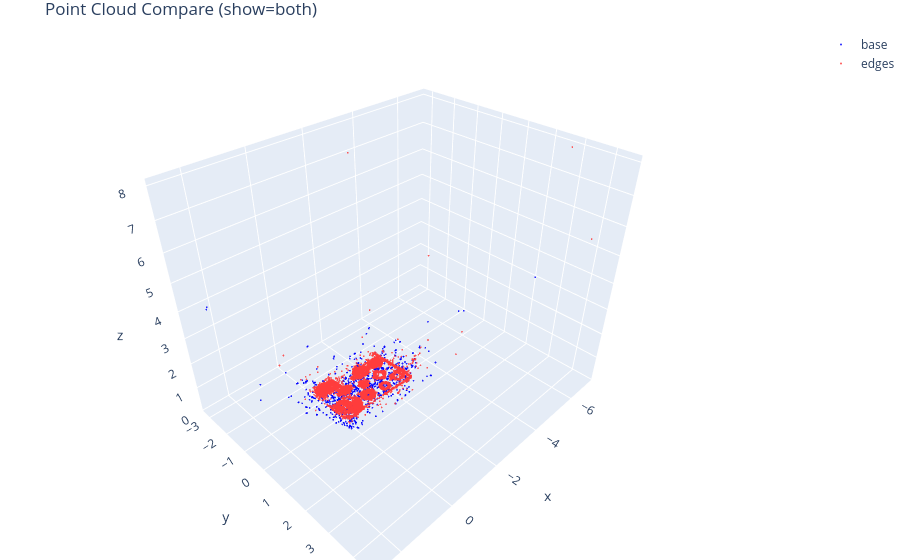

Here is the notebook cell this chart was saved with:
### Code cell
# If needed, uncomment to install Open3D in the current environment
# !pip install open3d

import numpy as np
import open3d as o3d
import plotly.graph_objects as go
from pathlib import Path

# Update these paths to your .ply files
base_ply_path = Path("results/board_slow/focus_edges.npy")
edge_ply_path = Path("results/board_slow//pointcloud_edges.ply")

# What to show: 'base' | 'edges' | 'both'
show = "both"

# Optional: downsample for faster rendering (set to 0 to disable)
voxel_downsample = 0.0

# Optional: random subsample cap (Plotly will struggle with millions of points)
max_points = 10000

# --- Filtering ---
# Option A: remove points with any coordinate |x|,|y|,|z| > max_abs_coord
max_abs_coord = 20

# Option B: remove points with distance from origin > max_radius
max_radius = 20

# Choose which filter to apply: 'abs' or 'radius'
filter_mode = "radius"

def _load_pcd(path: Path):
    if not path.exists():
        print(f"Missing: {path}")
        return None

    suf = path.suffix.lower()

    # --- NPY: assume Nx3 (or Nx>=3; we take first 3 as xyz) ---
    if suf == ".npy":
        arr = np.load(str(path))
        arr = np.asarray(arr)

        # handle shapes like (1, N, 3) or (N, 3)
        arr = arr.reshape(-1, arr.shape[-1]) if arr.ndim > 2 else arr
        if arr.shape[1] < 3:
            raise ValueError(f"{path}: expected at least 3 columns (xyz), got shape {arr.shape}")

        xyz = arr[:, :3].astype(np.float64)

        # remove NaN/Inf
        mask = np.isfinite(xyz).all(axis=1)
        xyz = xyz[mask]

        pcd = o3d.geometry.PointCloud()
        pcd.points = o3d.utility.Vector3dVector(xyz)
        print(path, pcd, "(loaded from npy)")
        return pcd

    # --- NPZ (optional): if you ever have xyz stored inside a key ---
    if suf == ".npz":
        data = np.load(str(path))
        # try common keys
        for key in ["points", "xyz", "cloud", "verts"]:
            if key in data:
                xyz = np.asarray(data[key]).reshape(-1, 3).astype(np.float64)
                pcd = o3d.geometry.PointCloud()
                pcd.points = o3d.utility.Vector3dVector(xyz)
                print(path, pcd, f"(loaded from npz key='{key}')")
                return pcd
        raise ValueError(f"{path}: npz has keys {list(data.keys())}, none match expected ones")

    # --- PLY/PCD/etc: Open3D handles these ---
    pcd = o3d.io.read_point_cloud(str(path))
    print(path, pcd, "(loaded from file)")
    return pcd


def _filter_pcd(pcd: o3d.geometry.PointCloud):
    pts = np.asarray(pcd.points)
    if pts.size == 0:
        return pcd
    mask_abs = (np.abs(pts) <= max_abs_coord).all(axis=1)
    mask_rad = np.linalg.norm(pts, axis=1) <= max_radius
    mask = mask_rad if filter_mode == "radius" else mask_abs
    return pcd.select_by_index(np.where(mask)[0])

def _maybe_downsample(pcd: o3d.geometry.PointCloud):
    if voxel_downsample and voxel_downsample > 0:
        return pcd.voxel_down_sample(voxel_size=float(voxel_downsample))
    return pcd

def _maybe_subsample(pcd: o3d.geometry.PointCloud):
    if not max_points or max_points <= 0:
        return pcd
    n = len(pcd.points)
    if n <= max_points:
        return pcd
    idx = np.random.choice(n, size=int(max_points), replace=False)
    return pcd.select_by_index(idx)

pcd_base = _load_pcd(base_ply_path)
pcd_edge = _load_pcd(edge_ply_path)

if pcd_base is None and pcd_edge is None:
    raise FileNotFoundError("No point clouds found. Check base_ply_path / edge_ply_path.")

geoms = []
if show in ("base", "both") and pcd_base is not None:
    p = _maybe_subsample(_maybe_downsample(_filter_pcd(pcd_base)))
    p.paint_uniform_color([0.75, 0.75, 0.75])
    geoms.append(p)

if show in ("edges", "both") and pcd_edge is not None:
    p = _maybe_subsample(_maybe_downsample(_filter_pcd(pcd_edge)))
    p.paint_uniform_color([1.0, 0.2, 0.2])
    geoms.append(p)

if not geoms:
    raise RuntimeError(f"Nothing to show (show={show}).")

def _scatter_from_pcd(pcd: o3d.geometry.PointCloud, name: str, color: str, size: int = 1):
    pts = np.asarray(pcd.points)
    if pts.size == 0:
        return None
    return go.Scatter3d(
        x=pts[:, 0],
        y=pts[:, 1],
        z=pts[:, 2],
        mode="markers",
        name=name,
        marker=dict(size=size, color=color, opacity=0.85),
    )

traces = []
if show in ("base", "both") and pcd_base is not None:
    pb = _maybe_subsample(_maybe_downsample(_filter_pcd(pcd_base)))
    print(f"Base points shown: {len(pb.points)}")
    t = _scatter_from_pcd(pb, name="base", color="rgb(0,0,255)", size=1)
    if t is not None:
        traces.append(t)

if show in ("edges", "both") and pcd_edge is not None:
    pe = _maybe_subsample(_maybe_downsample(_filter_pcd(pcd_edge)))
    print(f"Edge points shown: {len(pe.points)}")
    t = _scatter_from_pcd(pe, name="edges", color="rgb(255,60,60)", size=1)
    if t is not None:
        traces.append(t)

if not traces:
    raise RuntimeError("No points to plot after filtering.")

fig = go.Figure(data=traces)
fig.update_layout(
    scene=dict(aspectmode="data"),
    margin=dict(l=0, r=0, t=30, b=0),
    title=f"Point Cloud Compare (show={show})",
)
fig.show()

### Figure 1 — Plotly figure (JSON) as saved in the notebook; plotly's stock layout.template omitted (floating-point values rounded to 4 significant figures; data arrays with more than 128 entries replaced by an {"elided": "..."} marker saying what was removed)
{"data": [{"marker": {"color": "rgb(0,0,255)", "opacity": 0.85, "size": 1}, "mode": "markers", "name": "base", "type": "scatter3d", "x": {"elided": "1328 float values"}, "y": {"elided": "1328 float values"}, "z": {"elided": "1328 float values"}}, {"marker": {"color": "rgb(255,60,60)", "opacity": 0.85, "size": 1}, "mode": "markers", "name": "edges", "type": "scatter3d", "x": {"elided": "10000 float values"}, "y": {"elided": "10000 float values"}, "z": {"elided": "10000 float values"}}], "layout": {"margin": {"b": 0, "l": 0, "r": 0, "t": 30}, "scene": {"aspectmode": "data"}, "title": {"text": "Point Cloud Compare (show=both)"}}}
